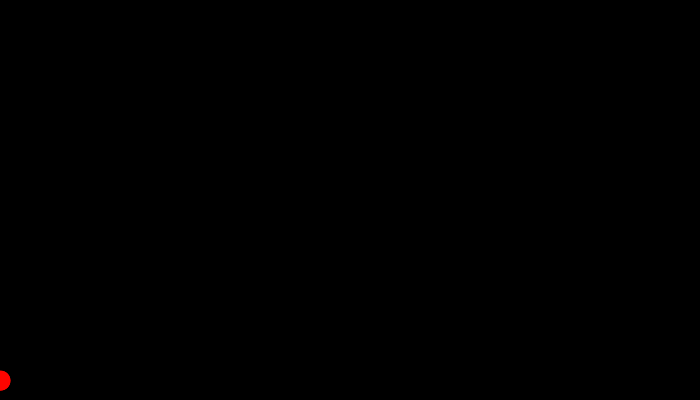
Frame 1 (no input)
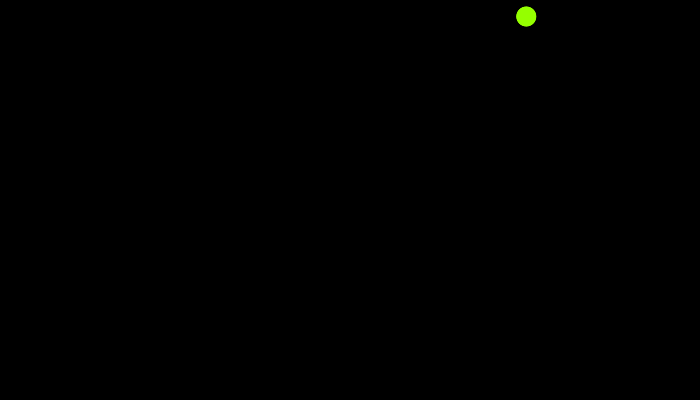
Frame 60 (the mouse pressed at the canvas centre just before this capture)
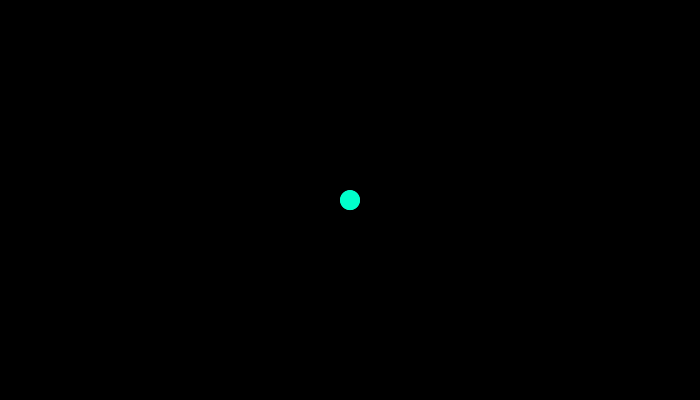
Frame 120 (the mouse held since frame 60 and released just before this capture)

The Processing sketch that drew these frames (run headless with seeded random() and noise(); from frame 60 on, the mouse is pressed at the canvas centre):

// Processing sketch: processing_36033
// ── processing_36033.pde

float fro = -0.001;//air 
float grav = 0.1;//gravity
float c = - 0.95;//crash
int sx = 700;//size
int sy = 400;
float rad = 10;//radius
int deltacolo = 1;//colour change
int colo = 0;//initial colour
color bg = color(0);//background colour
int n = 50; //how many locus 
Ball b = new Ball(0, 500, 10, 10, 0, 0, colo);
Ball[] trace = new Ball [n];

void setup() {
 
smooth();
size(700,400);
for (int i = 0; i < n; i ++){
trace[i] = b;
}

colorMode(HSB);

noStroke();
}

class Ball {
float x, y, vx, vy, ax, ay;
int colo;
Ball(float xx, float yy, float vvx, float vvy, float aax, float aay, int c) {//定义球
x = xx;//location
y = yy;
vx = vvx;//speed 
vy = vvy;
ax = aax;//acceierated speed
ay = aay;
colo = c;//colour
}

void upd() {
colo += deltacolo;//change
if (x < rad) {//wall
vx *= c;
x = rad;
}
if (x > sx - rad) {
vx *= c;
x = sx - rad;
}
if (y < rad) {
vy *= c;
y = rad;
}
if (y > sy - rad) {
vy *= c;
y = sy - rad;
}
ax = fro * vx;//
ay = fro * vy;
vx += ax;//
vy += ay + grav;
x += vx;//
y += vy;
}

void drawb(float rad) {//draw bal
fill(color(colo%360, 255, 255));
ellipse(x, y, 2 * rad, 2 * rad);
}
}

void draw() {
background(bg);
b.upd();
b.drawb(rad);
for (int i = n - 1; i > 0; i -= 1){
trace[i] = trace [i - 1];
trace[i].drawb(rad * (n - i) / n);
}
trace[0] = b;
if (mousePressed == true) {
b = new Ball ( mouseX, mouseY, 0, 0, 0, 0, b.colo);
}
}
void mouseReleased() {
b = new Ball ( mouseX, mouseY, mouseX - pmouseX, mouseY - pmouseY, 0, 0, b.colo);
}                                               
